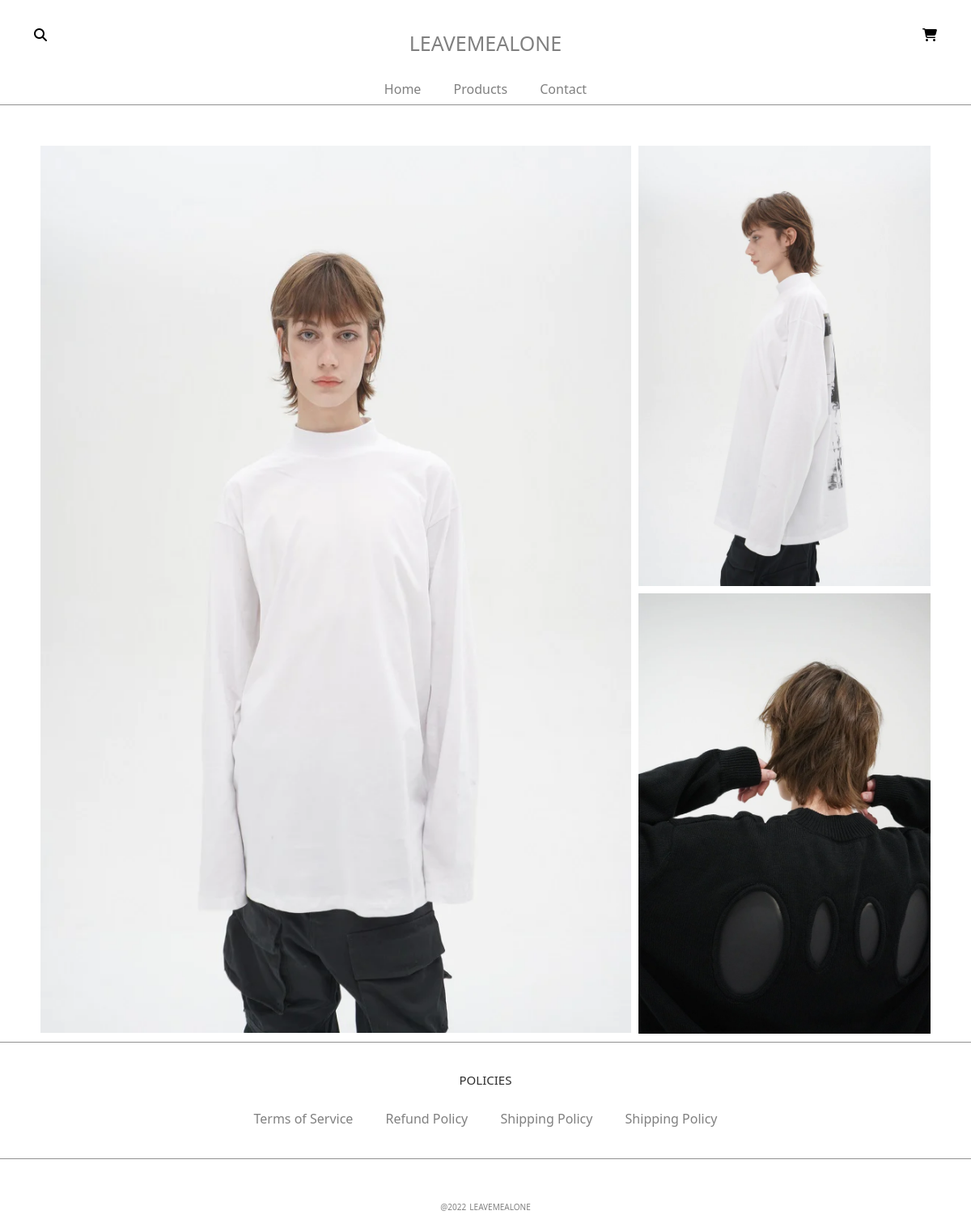
The app's page /, older data.
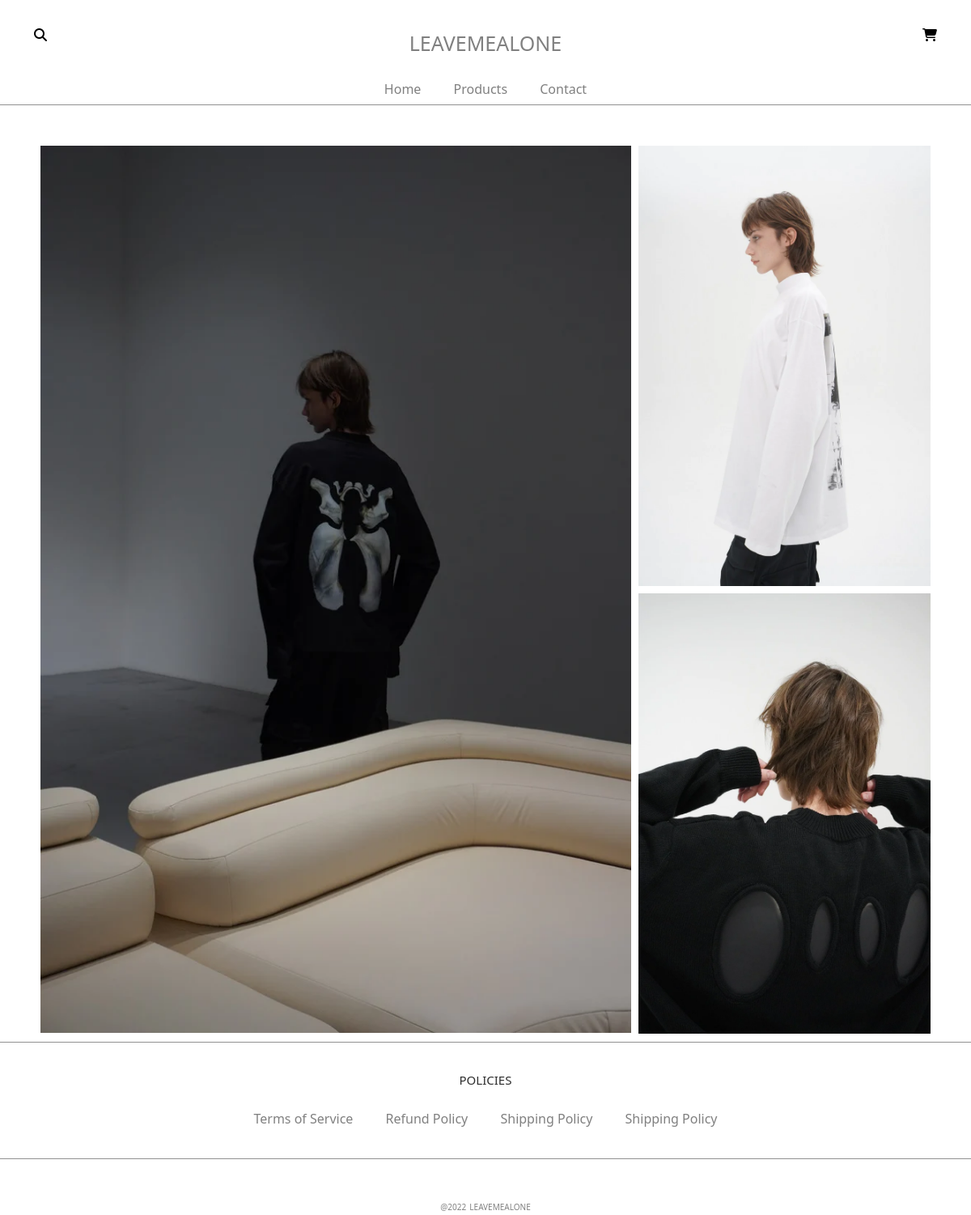
The same page, newer data.
### shop/models.py (models this page shows)
class Home(models.Model):
    title = models.CharField(max_length=64, db_index=True, blank=True)
    image_main = models.ImageField(upload_to='shop/images/home_gallery', null=True)
    image_second = models.ImageField(upload_to='shop/images/home_gallery', null=True)
    image_third = models.ImageField(upload_to='shop/images/home_gallery', null=True)
    pass

### shop/views.py (the view)
# urls.py: path('', views.HomeListView.as_view(), name='home'),
class HomeListView(ListView):
    model = Home
    template_name = 'shop/index.html'
    context_object_name = 'gallerys'

### templates/shop/index.html
{% extends 'base.html' %}
{% load static %}
{% block gallery %}
    <div class="menu_line"></div>
    {% for image in gallerys %}
    <div class="promo">
            <div class="promo_wrapper">
                <img class="promo_img" src="{{ image.image_main.url }}" alt="img1">
                <img class="promo_img" src="{{ image.image_second.url }}" alt="img2">
                <img class="promo_img" src="{{ image.image_third.url }}" alt="img3">
            </div>
    </div>
    {% endfor %}
    <div class="menu_line"></div>
{% endblock gallery %}

Row changes from the older to the newer data that the page shows:
changed Home: image_main: a different picture
